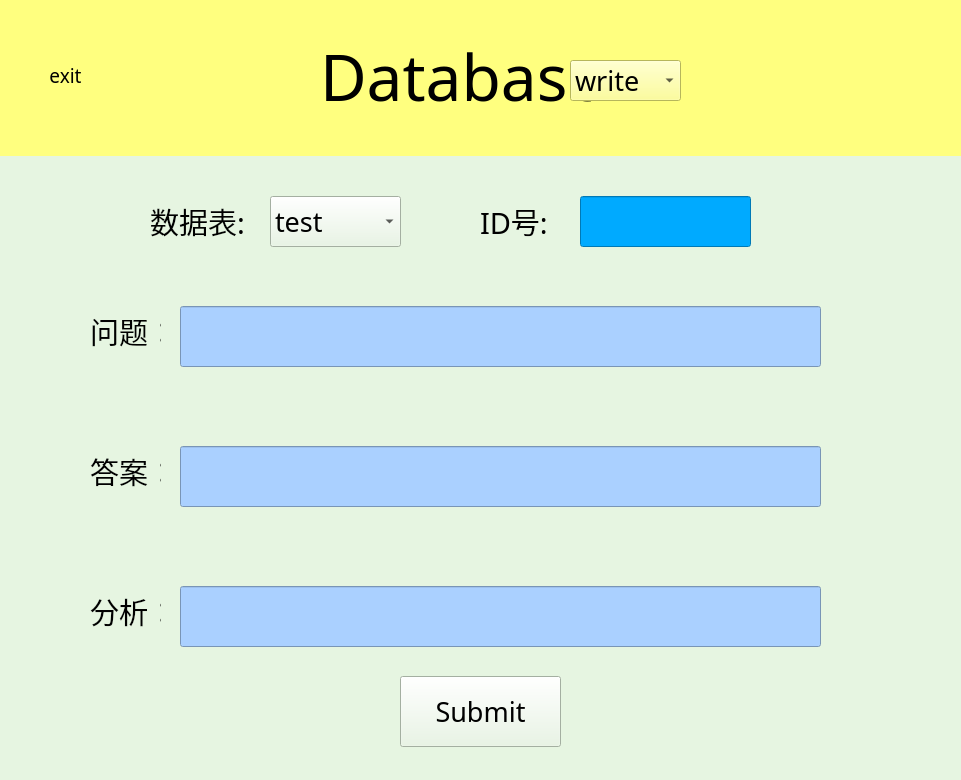
<?xml version="1.0" encoding="UTF-8"?>
<ui version="4.0">
 <class>Form</class>
 <widget class="QWidget" name="Form">
  <property name="geometry">
   <rect>
    <x>0</x>
    <y>0</y>
    <width>961</width>
    <height>780</height>
   </rect>
  </property>
  <property name="windowTitle">
   <string>Form</string>
  </property>
  <layout class="QVBoxLayout" name="verticalLayout" stretch="1,4">
   <property name="spacing">
    <number>0</number>
   </property>
   <property name="leftMargin">
    <number>0</number>
   </property>
   <property name="topMargin">
    <number>0</number>
   </property>
   <property name="rightMargin">
    <number>0</number>
   </property>
   <property name="bottomMargin">
    <number>0</number>
   </property>
   <item>
    <widget class="QWidget" name="widget" native="true">
     <property name="styleSheet">
      <string notr="true">background-color: rgb(255, 255, 127);</string>
     </property>
     <widget class="QPushButton" name="pushButton_5">
      <property name="geometry">
       <rect>
        <x>40</x>
        <y>50</y>
        <width>51</width>
        <height>51</height>
       </rect>
      </property>
      <property name="font">
       <font>
        <family>.萍方-简</family>
        <pointsize>14</pointsize>
       </font>
      </property>
      <property name="styleSheet">
       <string notr="true">QPushButton {
	border-radius:25px;
	color: rgb(0,0,0);
}

QPushButton:hover {
	border:4px double rgb(85, 0, 127);
	background-color:rgb(0, 255, 255);
}
</string>
      </property>
      <property name="text">
       <string>exit</string>
      </property>
     </widget>
     <widget class="QLabel" name="label">
      <property name="geometry">
       <rect>
        <x>320</x>
        <y>40</y>
        <width>271</width>
        <height>71</height>
       </rect>
      </property>
      <property name="font">
       <font>
        <family>华文楷体</family>
        <pointsize>48</pointsize>
       </font>
      </property>
      <property name="text">
       <string>Database</string>
      </property>
     </widget>
     <widget class="QComboBox" name="comboBox_2">
      <property name="geometry">
       <rect>
        <x>570</x>
        <y>60</y>
        <width>111</width>
        <height>41</height>
       </rect>
      </property>
      <property name="font">
       <font>
        <family>华文楷体</family>
        <pointsize>20</pointsize>
       </font>
      </property>
      <item>
       <property name="text">
        <string>write</string>
       </property>
      </item>
      <item>
       <property name="text">
        <string>fix</string>
       </property>
      </item>
      <item>
       <property name="text">
        <string>delete</string>
       </property>
      </item>
     </widget>
    </widget>
   </item>
   <item>
    <widget class="QWidget" name="widget_2" native="true">
     <property name="styleSheet">
      <string notr="true">background-color: rgb(230, 245, 225);</string>
     </property>
     <widget class="QLabel" name="label_2">
      <property name="geometry">
       <rect>
        <x>90</x>
        <y>150</y>
        <width>71</width>
        <height>51</height>
       </rect>
      </property>
      <property name="font">
       <font>
        <family>华文楷体</family>
        <pointsize>22</pointsize>
       </font>
      </property>
      <property name="text">
       <string>问题：</string>
      </property>
     </widget>
     <widget class="QLineEdit" name="Qle">
      <property name="geometry">
       <rect>
        <x>180</x>
        <y>150</y>
        <width>641</width>
        <height>61</height>
       </rect>
      </property>
      <property name="font">
       <font>
        <family>华文楷体</family>
        <pointsize>22</pointsize>
       </font>
      </property>
      <property name="styleSheet">
       <string notr="true">background-color: rgb(170, 208, 255);</string>
      </property>
      <property name="clearButtonEnabled">
       <bool>true</bool>
      </property>
     </widget>
     <widget class="QLabel" name="label_3">
      <property name="geometry">
       <rect>
        <x>90</x>
        <y>290</y>
        <width>71</width>
        <height>51</height>
       </rect>
      </property>
      <property name="font">
       <font>
        <family>华文楷体</family>
        <pointsize>22</pointsize>
       </font>
      </property>
      <property name="text">
       <string>答案：</string>
      </property>
     </widget>
     <widget class="QLabel" name="label_4">
      <property name="geometry">
       <rect>
        <x>90</x>
        <y>430</y>
        <width>71</width>
        <height>51</height>
       </rect>
      </property>
      <property name="font">
       <font>
        <family>华文楷体</family>
        <pointsize>22</pointsize>
       </font>
      </property>
      <property name="text">
       <string>分析：</string>
      </property>
     </widget>
     <widget class="QLineEdit" name="Asle">
      <property name="geometry">
       <rect>
        <x>180</x>
        <y>290</y>
        <width>641</width>
        <height>61</height>
       </rect>
      </property>
      <property name="font">
       <font>
        <family>华文楷体</family>
        <pointsize>22</pointsize>
       </font>
      </property>
      <property name="styleSheet">
       <string notr="true">background-color: rgb(170, 208, 255);</string>
      </property>
      <property name="clearButtonEnabled">
       <bool>true</bool>
      </property>
     </widget>
     <widget class="QLineEdit" name="Ayle">
      <property name="geometry">
       <rect>
        <x>180</x>
        <y>430</y>
        <width>641</width>
        <height>61</height>
       </rect>
      </property>
      <property name="font">
       <font>
        <family>华文楷体</family>
        <pointsize>22</pointsize>
       </font>
      </property>
      <property name="styleSheet">
       <string notr="true">background-color: rgb(170, 208, 255);</string>
      </property>
      <property name="clearButtonEnabled">
       <bool>true</bool>
      </property>
     </widget>
     <widget class="QPushButton" name="pushButton">
      <property name="geometry">
       <rect>
        <x>400</x>
        <y>520</y>
        <width>161</width>
        <height>71</height>
       </rect>
      </property>
      <property name="font">
       <font>
        <family>.萍方-简</family>
        <pointsize>20</pointsize>
       </font>
      </property>
      <property name="text">
       <string>Submit</string>
      </property>
     </widget>
     <widget class="QLabel" name="label_5">
      <property name="geometry">
       <rect>
        <x>150</x>
        <y>40</y>
        <width>101</width>
        <height>51</height>
       </rect>
      </property>
      <property name="font">
       <font>
        <family>华文楷体</family>
        <pointsize>22</pointsize>
       </font>
      </property>
      <property name="text">
       <string>数据表:</string>
      </property>
     </widget>
     <widget class="QComboBox" name="comboBox">
      <property name="geometry">
       <rect>
        <x>270</x>
        <y>40</y>
        <width>131</width>
        <height>51</height>
       </rect>
      </property>
      <property name="font">
       <font>
        <family>华文楷体</family>
        <pointsize>20</pointsize>
       </font>
      </property>
      <item>
       <property name="text">
        <string>test</string>
       </property>
      </item>
      <item>
       <property name="text">
        <string>paper</string>
       </property>
      </item>
      <item>
       <property name="text">
        <string>mood</string>
       </property>
      </item>
      <item>
       <property name="text">
        <string>attraction</string>
       </property>
      </item>
      <item>
       <property name="text">
        <string>family</string>
       </property>
      </item>
      <item>
       <property name="text">
        <string>lab</string>
       </property>
      </item>
      <item>
       <property name="text">
        <string>juan</string>
       </property>
      </item>
      <item>
       <property name="text">
        <string>life</string>
       </property>
      </item>
      <item>
       <property name="text">
        <string>study</string>
       </property>
      </item>
     </widget>
     <widget class="QLabel" name="label_6">
      <property name="geometry">
       <rect>
        <x>480</x>
        <y>40</y>
        <width>81</width>
        <height>51</height>
       </rect>
      </property>
      <property name="font">
       <font>
        <family>华文楷体</family>
        <pointsize>22</pointsize>
       </font>
      </property>
      <property name="text">
       <string>ID号:</string>
      </property>
     </widget>
     <widget class="QLineEdit" name="IDle">
      <property name="geometry">
       <rect>
        <x>580</x>
        <y>40</y>
        <width>171</width>
        <height>51</height>
       </rect>
      </property>
      <property name="font">
       <font>
        <family>华文楷体</family>
        <pointsize>22</pointsize>
       </font>
      </property>
      <property name="styleSheet">
       <string notr="true">background-color: rgb(0, 170, 255);</string>
      </property>
     </widget>
    </widget>
   </item>
  </layout>
 </widget>
 <resources/>
 <connections>
  <connection>
   <sender>pushButton</sender>
   <signal>clicked()</signal>
   <receiver>Form</receiver>
   <slot>submit()</slot>
   <hints>
    <hint type="sourcelabel">
     <x>522</x>
     <y>700</y>
    </hint>
    <hint type="destinationlabel">
     <x>964</x>
     <y>715</y>
    </hint>
   </hints>
  </connection>
  <connection>
   <sender>pushButton_5</sender>
   <signal>clicked()</signal>
   <receiver>Form</receiver>
   <slot>exit_database()</slot>
   <hints>
    <hint type="sourcelabel">
     <x>61</x>
     <y>65</y>
    </hint>
    <hint type="destinationlabel">
     <x>62</x>
     <y>-12</y>
    </hint>
   </hints>
  </connection>
 </connections>
 <slots>
  <slot>submit()</slot>
  <slot>exit_database()</slot>
 </slots>
</ui>
